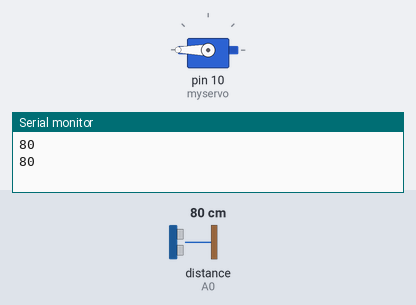
Recording of a sketch running on a simulated Arduino Uno, built with avr-gcc and run on an emulated ATmega328P. Parts: servo, the last lines printed to the serial monitor. Wiring (inferred from the names in the program): ultrasonic range finder: trigger A1; echo A0. Inputs (shaded band) come from the test bench; at power-on: distance to the obstacle (sensor on A0) 80 cm. The echo pulse lasts 58.3 µs per cm.

Above: at 4.5 s.
4.6 s: distance to the obstacle (sensor on A0) set to 44 cm
At 5.19 s:
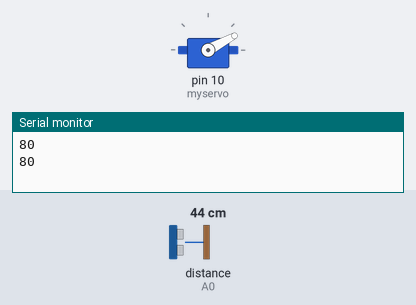
9.2 s: distance to the obstacle (sensor on A0) set to 39 cm
At 9.53 s:
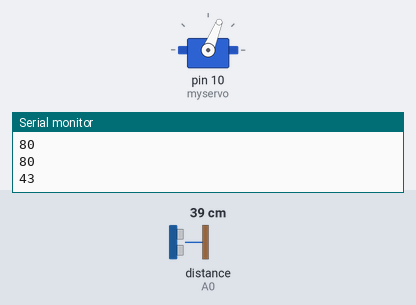
13.8 s: distance to the obstacle (sensor on A0) set to 120 cm
At 16.0 s:
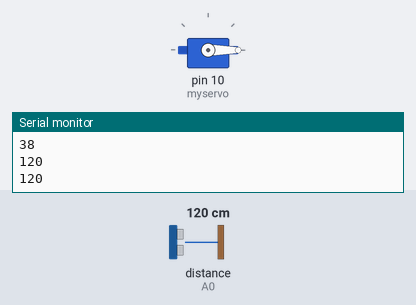
18.4 s: distance to the obstacle (sensor on A0) set to 106 cm
23.0 s: distance to the obstacle (sensor on A0) set to 96 cm
Timing chart, 0 to 28.6 s (numbered marks = the images above; inputs shaded):
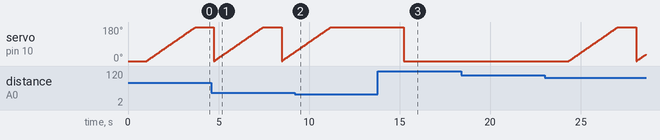

Measured:
- the behaviour switches between 42 and 41 cm on distance to the obstacle (sensor on A0) (found by bisection; images 1 and 2)
- after the input at 9.2 s, servo on pin 10 (myservo): goes on until 11.2 s, then stays 180°
- after the input at 13.8 s, servo on pin 10 (myservo): 180° → 0° after 1.4 s
- by itself, servo on pin 10 (myservo): ramps from 0° to 180° and jumps back, once every 3.7 s

The sketch:

rangkaian_palang_pintu_otomatis_pada_servo_1.ino
```cpp
#include <Servo.h>
#include <LiquidCrystal.h>
Servo myservo;  // create servo object to control a servo
// twelve servo objects can be created on most boards
const int trigPin = A1;
const int echoPin = A0;
int pos = 0;
LiquidCrystal lcd(12, 11, 5, 4, 3, 2);


void setup() {
  Serial.begin(9600);
  myservo.attach(10);
  myservo.write(0);
   // set up the LCD's number of columns and rows:lcd.begin(16,2);

}

void loop(){

    long duration,inches, cm;
    pinMode(trigPin, OUTPUT);
    digitalWrite(trigPin, LOW);
    delayMicroseconds(2);
    digitalWrite(trigPin, HIGH);
    delayMicroseconds(5);
    digitalWrite(trigPin, LOW);
    pinMode(echoPin, INPUT);
    duration = pulseIn(echoPin, HIGH);
    cm=microsecondsToCentimeters(duration);
    //lcd program
    lcd.clear();
   lcd.setCursor(0,0);
    lcd.print("JARAK");
     lcd.setCursor(0, 1);
    lcd.print(cm); //print d lcd
    Serial.println(cm);

    delay(1000);

     if(cm<=40){
       myservo.write(180);

     }
     else if (cm<=100){
       for (pos = 0; pos <= 180; pos += 1) { // goes from 0 degrees to 180 degrees
       // in steps of 1 degree
      myservo.write(pos); //tell servo go to position in variable 'pos'
      delay(15);
       }
     }
     else
     {
       myservo.write(0);
       delay(0);
     }
}
long microsecondsToCentimeters(long microseconds){
  return microseconds/29/2;
}

    
```
